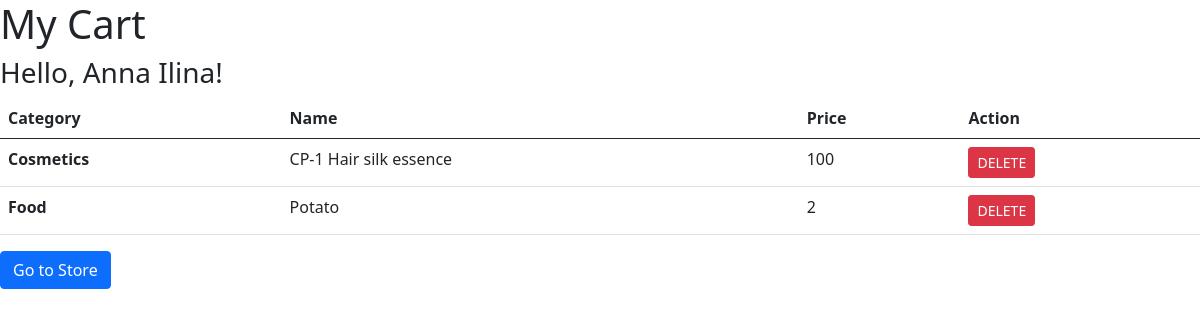
Page /show_cart (signed in) on the earlier database version.
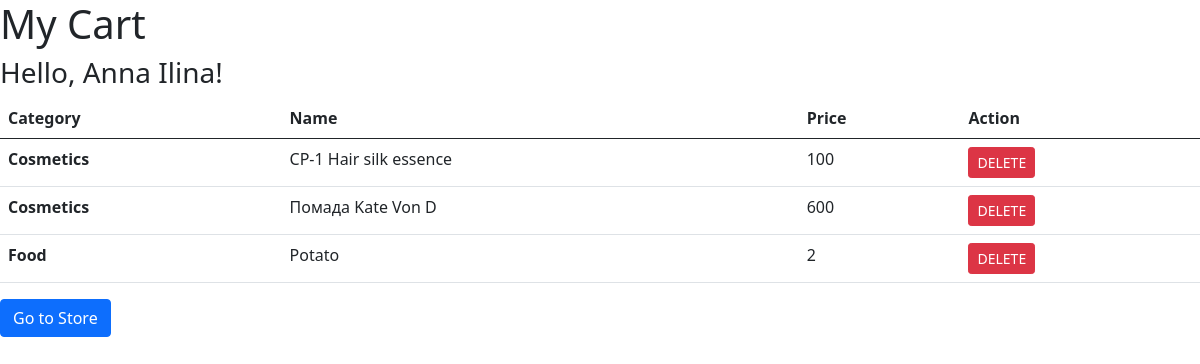
Same page on the later database version.
### app/models.py (models this page shows, shortened)
class Category(models.Model):  # категория товара
    id = models.AutoField(primary_key=True, help_text="Unique ID for this Category")
    name = models.CharField(max_length=200)

class Product(models.Model):  # товар
    id = models.AutoField(primary_key=True, help_text="Unique ID for this Product")
    name = models.CharField(max_length=200)
    price = models.PositiveIntegerField(default=100)
    category = models.ForeignKey('Category', on_delete=models.CASCADE)

### app/views.py (the view)
# urls.py: path('show_cart', views.show_cart, name='show_cart'),
def show_cart(request):
    this_user = request.user
    user_cart = Cart.objects.get(user=this_user)
    user_products = user_cart.product.all()
    result = {}
    for product in user_products:
        if not product.category.name in result:
            result[product.category.name] = []
        result[product.category.name].append({
                'id': product.id,
                'name': product.name,
                'price': product.price
            })
    return render(request, 'cart.html', context={'result': result})

### app/templates/cart.html (shortened to what this page needs)
{% extends "base.html" %}
{% block content %}
<h1>My Cart</h1>
<h3>Hello, {{ user.get_full_name }}!</h3>
<table class="table">
    <thead>
        <tr>
            <th scope="col">Category</th>
            <th scope="col">Name</th>
            <th scope="col">Price</th>
            <th scope="col">Action</th>
        </tr>
    </thead>
    <tbody>
        {% for category, products in result.items %}
        {% for product in products %}
        <tr>
            <th scope="row">{{ category }}</th>
            <td>{{ product.name }}</td>
            <td>{{ product.price }}</td>
            <td>
                <button onclick='delete_a_product( {{ product.id }} );' class="btn btn-sm btn-danger">DELETE</button>
            </td>
        </tr>
        {% endfor %}
        {% endfor %}
    </tbody>
</table>
<a href="{% url 'app:index' %}" class="btn btn-primary">Go to Store</a>
{% endblock %}

### app/templates/base.html (shortened to what this page needs)
<!DOCTYPE html>
<head>
    <link href="https://cdn.jsdelivr.net/npm/bootstrap@5.0.2/dist/css/bootstrap.min.css" rel="stylesheet"
>
</head>
<body>
    {% block content %}
    {% endblock %}
</body>
</html>

Differences in the rows shown:
added Product: name "Помада Kate Von D"
Other differences:
new list line: "Cosmetics"
new list line: "600 DELETE"
